Frame 1 (no input): blank canvas, image omitted
Frame 60 (no input): blank canvas, image omitted
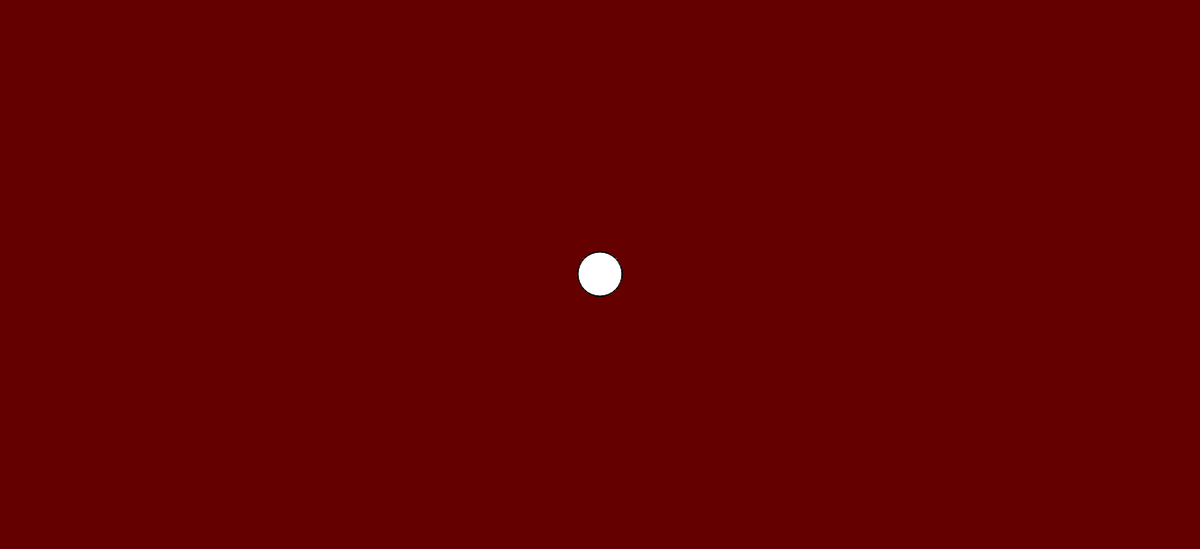
Frame 120 (the mouse pressed at the canvas centre since frame 60)

The p5.js sketch whose frames 1 and 60 were blank and that drew this single picture after the mouse press (run headless with seeded random() and noise() and a simulated clock; from frame 60 on, the mouse is pressed at the canvas centre):

// p5.js sketch
// ── sketch.js
function setup() {
    createCanvas(1366, 625);
    background(color(100, 0, 0));
}
function draw() {
    if(mouseIsPressed){
        circle(mouseX, mouseY, 50)
    }
}
